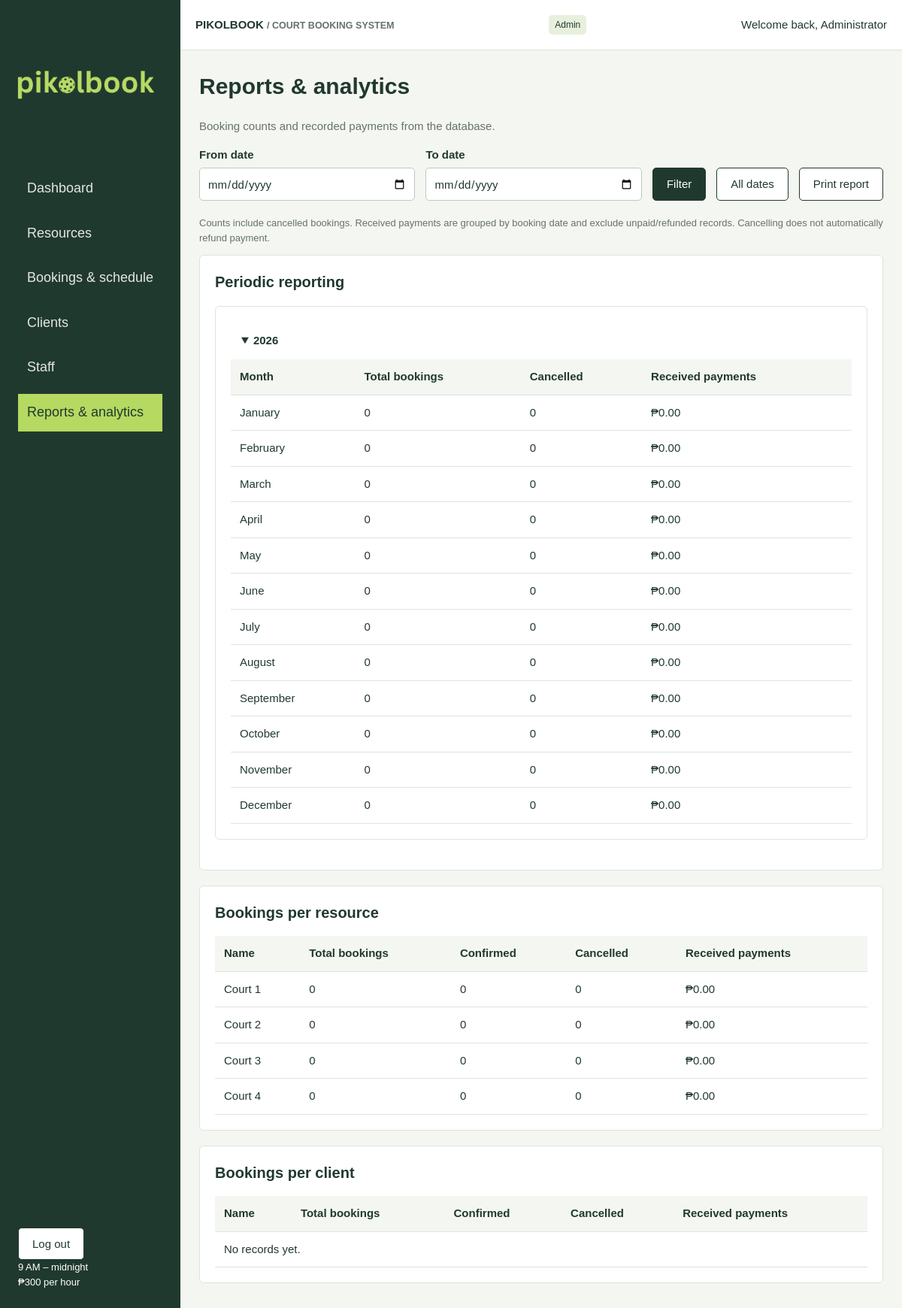
/reports.php (signed in), run on the app's committed database.
### tables this page shows
CREATE TABLE IF NOT EXISTS users (
  id INT AUTO_INCREMENT PRIMARY KEY,
  full_name VARCHAR(100) NOT NULL,
  email VARCHAR(150) NOT NULL UNIQUE,
  password_hash VARCHAR(255) NOT NULL,
  role ENUM('admin', 'staff') NOT NULL DEFAULT 'staff',
  phone VARCHAR(30),
  is_active TINYINT(1) NOT NULL DEFAULT 1,
  created_at TIMESTAMP DEFAULT CURRENT_TIMESTAMP
);

CREATE TABLE IF NOT EXISTS courts (
  id INT AUTO_INCREMENT PRIMARY KEY,
  name VARCHAR(100) NOT NULL UNIQUE,
  description TEXT,
  hourly_rate DECIMAL(10,2) NOT NULL DEFAULT 0.00,
  opening_time TIME NOT NULL,
  closing_time TIME NOT NULL,
  is_active TINYINT(1) NOT NULL DEFAULT 1
);

### config.php (called while the page is built, shortened)
<?php
$db_host = '127.0.0.1';
$db_port = 3306;
$db_name = 'pikolbook_db';
$db_user = 'root';
$db_password = '';
try {
    $db = mysqli_connect($db_host, $db_user, $db_password, $db_name, $db_port);
    mysqli_set_charset($db, 'utf8mb4');
} catch (mysqli_sql_exception $error) {
    http_response_code(503);
    exit('Database unavailable. Start MySQL in XAMPP, import pikolbook.sql, and check config.php.');
}
function query($sql, $types = '', $values = [])
{
    global $db;
    $statement = mysqli_prepare($db, $sql);
    if ($types !== '') {
        mysqli_stmt_bind_param($statement, $types, ...$values);
    }
    mysqli_stmt_execute($statement);
    return $statement;
}
function rows($sql, $types = '', $values = [])
{
    $statement = query($sql, $types, $values);
    return mysqli_fetch_all(mysqli_stmt_get_result($statement), MYSQLI_ASSOC);
}
function one($sql, $types = '', $values = [])
{
    $records = rows($sql, $types, $values);
    return $records[0] ?? null;
}

### reports.php (the view, shortened to what this page needs)
<?php
require 'functions.php';
$user = signed_in();
$page = 'reports.php';
$from = $_GET['from'] ?? '';
$error = '';
$years = [];
if (!$years && !$error) {
    $years[date('Y')] = true;
}
krsort($years);
$courts = rows('SELECT * FROM courts ORDER BY name');
$clients = rows('SELECT * FROM clients ORDER BY full_name');
function report_totals($records)
{
    $result = ['total' => count($records), 'confirmed' => 0, 'cancelled' => 0, 'received' => 0];
    return $result;
}
require_once 'layout.php';
page_header($title, $page, $user);
?>
<h1>Reports & analytics</h1><p class="muted">Booking counts and recorded payments from the database.</p>
<form method="get" class="toolbar">
<?php
field('From date', 'from', $from, 'date', false);
?>
<button>Filter</button><a class="button light" href="reports.php">All dates</a><button type="button" class="light" id="print-report">Print report</button>
</form>
<p class="note">Counts include cancelled bookings. Received payments are grouped by booking date and exclude unpaid/refunded records. Cancelling does not automatically refund payment.</p>
<section class="card"><h2>Periodic reporting</h2>
<?php foreach ($years as $year => $unused): ?>
<details class="card" open><summary><?= e(
    $year,
) ?></summary><div class="table-wrap"><table><thead><tr><th>Month</th><th>Total bookings</th><th>Cancelled</th><th>Received payments</th></tr></thead><tbody>
<?php for ($month = 1; $month <= 12; $month++):
    $monthly = [];
    $t = report_totals($monthly);
    ?><tr><td><?= e(date('F', mktime(0, 0, 0, $month, 1, (int) $year))) ?></td><td><?= $t[
    'total'
] ?></td><td><?= $t['cancelled'] ?></td><td><?= e(money($t['received'])) ?></td></tr><?php
endfor; ?>
</tbody></table></div></details><?php endforeach; ?>
</section>
<?php foreach (
    [
        ['Bookings per resource', $courts, 'court_id', 'name'],
        ['Bookings per client', $clients, 'client_id', 'full_name'],
    ]
    as $group
): ?>
<section class="card"><h2><?= e(
    $group[0],
) ?></h2><div class="table-wrap"><table><thead><tr><th>Name</th><th>Total bookings</th><th>Confirmed</th><th>Cancelled</th><th>Received payments</th></tr></thead><tbody>
<?php foreach ($group[1] as $item):
    $matching = [];
    $t = report_totals($matching);
    ?><tr><td><?= e($item[$group[3]] . ($item['is_active'] ? '' : ' (archived)')) ?></td><td><?= $t[
    'total'
] ?></td><td><?= $t['confirmed'] ?></td><td><?= $t['cancelled'] ?></td><td><?= e(
    money($t['received']),
) ?></td></tr><?php
endforeach; ?>
<?php if (!$group[1]): ?><tr><td colspan="5">No records yet.</td></tr><?php endif; ?>
</tbody></table></div></section><?php endforeach; ?>
<?php page_footer(); ?>

### layout.php (shortened to what this page needs)
<?php
function page_header($title, $page, $user)
{
    $links = [
        'dashboard.php' => 'Dashboard',
        'resources.php' => 'Resources',
        'bookings.php' => 'Bookings & schedule',
        'clients.php' => 'Clients',
    ];
    if ($user['role'] === 'admin') {
        $links['staff.php'] = 'Staff';
    }
    $links['reports.php'] = 'Reports & analytics';
    ?>
<!DOCTYPE html>
<html lang="en">
<head>
    <link rel="stylesheet" href="style.css">
</head>
<body>
<div class="shell">
    <aside>
        <a class="brand" href="dashboard.php"><img src="img/logo.png" alt="Pikolbook"></a>
        <nav aria-label="Main navigation">
            <?php foreach ($links as $path => $label): ?>
                <a href="<?= e($path) ?>" <?= $page === $path
    ? 'class="active" aria-current="page"'
    : '' ?>><?= e($label) ?></a>
            <?php endforeach; ?>
        </nav>
        <div class="aside-end">
            <form action="index.php" method="post">
                <button class="light">Log out</button>
            </form>
            <p>9 AM – midnight<br>₱300 per hour</p>
        </div>
    </aside>
    <div class="main-area">
        <header class="topbar">
            <strong>PIKOLBOOK <small>/ COURT BOOKING SYSTEM</small></strong>
            <span class="tag"><?= e(ucfirst($user['role'])) ?></span>
            <span>Welcome back, <?= e($user['full_name']) ?></span>
        </header>
        <main class="content">
<?php
}
function page_footer()
{
    ?>
        </main>
    </div>
</div>
</body>
</html>
<?php unset($_SESSION['form_draft']);
}
    ?>

### functions.php (shortened to what this page needs)
<?php
require_once 'config.php';
function e($value)
{
    return htmlspecialchars((string) $value, ENT_QUOTES, 'UTF-8');
}
function signed_in()
{
    $user = one('SELECT * FROM users WHERE id = ? AND is_active = 1', 'i', [$_SESSION['user_id']]);
    return $user;
}
function money($value)
{
    return '₱' . number_format((float) $value, 2);
}
function field($label, $name, $value = '', $type = 'text', $required = true, $max = 100)
{
    echo '<div class="field"><label for="' . e($name) . '">' . e($label) . '</label>';
    echo '<input id="' .
        e($name) .
        '" name="' .
        e($name) .
        '" type="' .
        e($type) .
        '" value="' .
        e($value) .
        '" maxlength="' .
        $max .
        '" ' .
        ($required ? 'required' : '') .
        '></div>';
}

### style.css (style rules this page uses)
body { min-height: 100vh; display: flex; flex-direction: column; margin: 0; background-color: #f4f6f1; color: #20392f; font-family: Arial, sans-serif; font-size: 15px; line-height: 1.5; }
h1, h2, p { margin-top: 0; }
h1 { font-size: 30px; }
h2 { font-size: 20px; }
a { color: #20392f; }
small, .muted, .note { color: #64736b; }
.note, .eyebrow { font-size: 13px; }
.shell { flex-grow: 1; display: grid; grid-template-columns: 240px 1fr; }
.main-area { min-width: 0; }
aside { display: flex; flex-direction: column; padding: 0 0 24px; background-color: #20392f; color: white; }
.brand { display: flex; align-items: center; min-height: 90px; padding: 18px 18px 10px; text-decoration: none; }
.brand img { width: 190px; margin-top: 0; }
nav { margin-top: 8px; padding: 0 24px; }
nav a, nav span { display: block; margin-bottom: 10px; padding: 14px 10px 14px 12px; color: rgba(255, 255, 255, 0.88); text-decoration: none; border-radius: 0; font-size: 18px; font-weight: 400; line-height: 1.2; }
nav .active { background-color: #b6d961; color: #20392f; font-weight: 400; border-radius: 0; }
.aside-end { margin-top: auto; padding: 24px 24px 0; font-size: 13px; }
.topbar, .heading { display: flex; justify-content: space-between; align-items: center; flex-wrap: wrap; gap: 15px; }
.topbar { padding: 20px; background-color: white; border-bottom: 1px solid #dde4dd; }
.content { padding: 25px; }
.card { padding: 20px; background-color: white; border: 1px solid #dde4dd; border-radius: 6px; }
.table-wrap { overflow: auto; }
table { width: 100%; border-collapse: collapse; text-align: left; }
th, td { padding: 12px; border-bottom: 1px solid #dde4dd; }
th { background-color: #f4f6f1; }
.tag, .pill { display: inline-block; padding: 4px 8px; background-color: #e7f0dc; border-radius: 5px; font-size: 12px; }
label { display: block; margin-bottom: 6px; font-weight: bold; }
input, select, textarea { box-sizing: border-box; width: 100%; padding: 10px; border: 1px solid #bdcbbb; border-radius: 5px; background-color: white; color: #20392f; font-family: Arial, sans-serif; font-size: 15px; }
.field { margin-bottom: 18px; }
.button, button { display: inline-block; padding: 12px 18px; border: 1px solid #20392f; border-radius: 5px; background-color: #20392f; color: white; font-family: Arial, sans-serif; font-size: 15px; text-decoration: none; }
.light { background-color: white; color: #20392f; }
button { cursor: pointer; }
.toolbar { display: flex; align-items: flex-end; flex-wrap: wrap; gap: 14px; margin-bottom: 20px; }
.toolbar .field { flex: 1; min-width: 160px; margin: 0; }
.card { margin-bottom: 20px; }
summary { cursor: pointer; padding: 14px; font-weight: bold; }
.brand img { margin-top: 0; }
.toolbar input, .toolbar select, .toolbar > button, .toolbar > .button { box-sizing: border-box; height: 44px; }
.toolbar > button, .toolbar > .button { display: inline-flex; align-items: center; justify-content: center; padding: 0 18px; line-height: 1.5; white-space: nowrap; margin: 0; }

### data on the page
users: role "Admin", full_name "Administrator"
courts: name "Court 1", t "0", confirmed "0", cancelled "0", received "₱0.00"
courts: name "Court 2", t "0", confirmed "0", cancelled "0", received "₱0.00"
courts: name "Court 3", t "0", confirmed "0", cancelled "0", received "₱0.00"
courts: name "Court 4", t "0", confirmed "0", cancelled "0", received "₱0.00"

### other printed values
$label "Dashboard"
$label "Resources"
$label "Bookings & schedule"
$label "Clients"
$label "Staff"
$label "Reports & analytics"
$label "From date To date"
$year "2026"
date('F', mktime(0, 0, 0, $month, 1, (int) $year)) "January"
$t['cancelled'] "0"
money($t['received']) "₱0.00"
date('F', mktime(0, 0, 0, $month, 1, (int) $year)) "February"
date('F', mktime(0, 0, 0, $month, 1, (int) $year)) "March"
date('F', mktime(0, 0, 0, $month, 1, (int) $year)) "April"
date('F', mktime(0, 0, 0, $month, 1, (int) $year)) "May"
